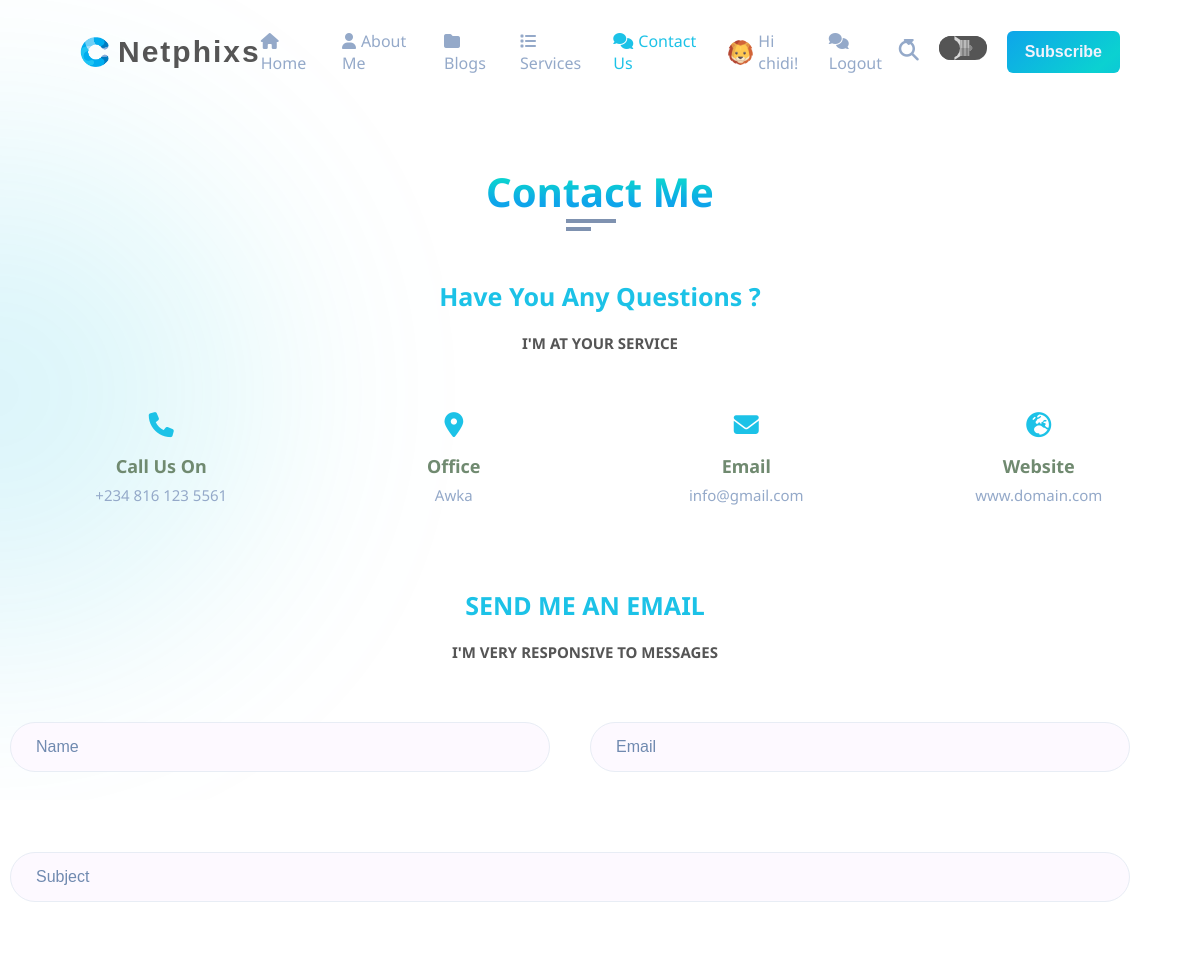
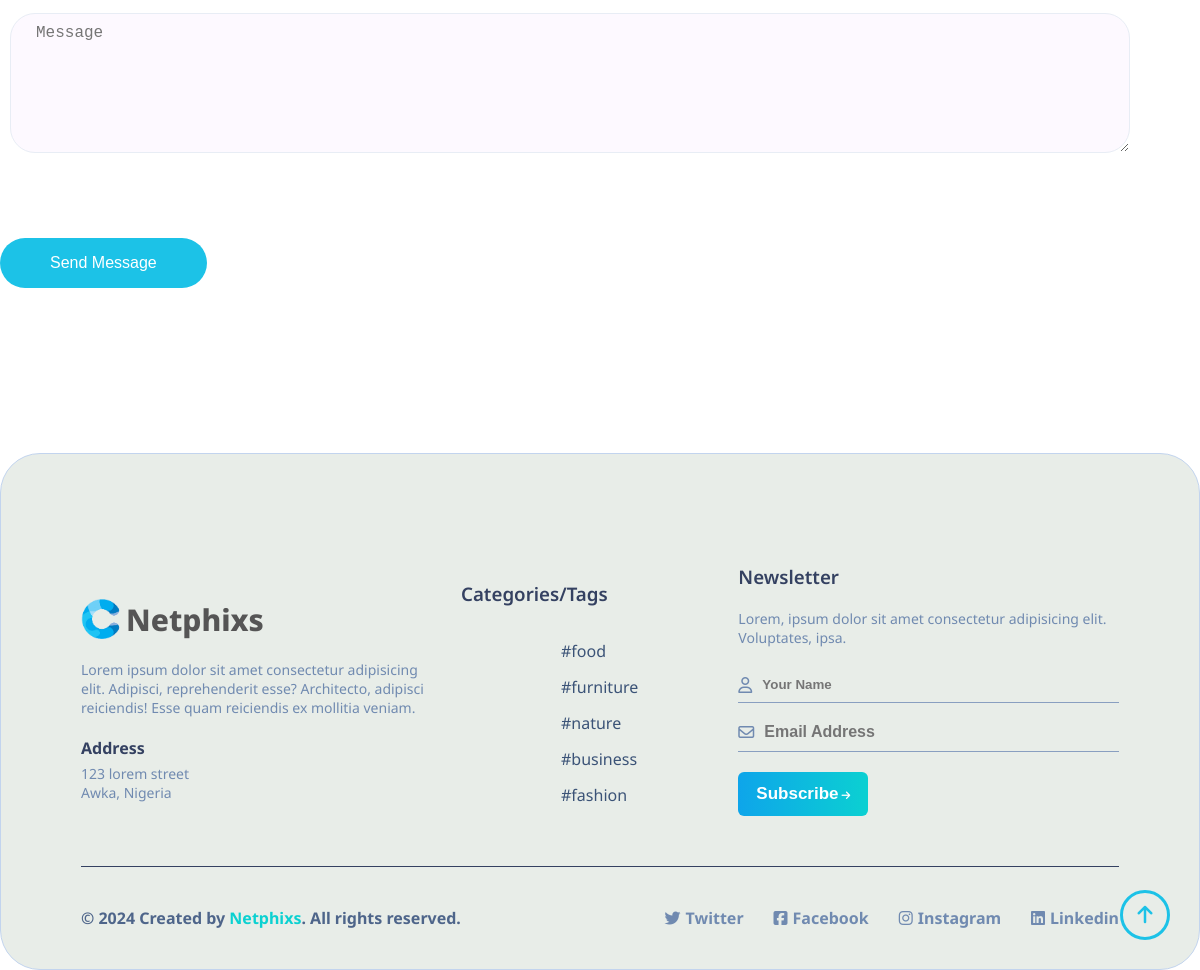
Page /contact/ (signed in) on the committed database (2 pictures, top to bottom).
### core/models.py (models this page shows, shortened)
class Profile(models.Model):
    user = models.OneToOneField(User, on_delete=models.CASCADE, related_name="profile")
    name = models.CharField(max_length=50, null=True, blank=True)
    email = models.EmailField(max_length=50, null=True, blank=True)
    created = models.DateField(auto_now_add=True)
    image = models.ImageField(upload_to=user_directory_path, null=True, verbose_name='Picture', blank=True,
                              default="default.jpg")

class ContactInfo(models.Model):
    phone = models.CharField( max_length=500)
    email_info = models.CharField( max_length=500)
    office = models.CharField( max_length=500)
    website = models.CharField( max_length=500)
    created = models.DateTimeField(auto_now=True)

### blog/models.py (models this page shows, shortened)
class Tag(models.Model):
    title = models.CharField(max_length=255, verbose_name="Tag")
    image = models.ImageField(upload_to=user_directory_path, verbose_name="Tag Images")
    slug = models.SlugField(null=False, unique=True, default=uuid.uuid1)
    author = models.ForeignKey(User, on_delete=models.CASCADE, default=1)
    class Meta:
        verbose_name = "Tag"
        verbose_name_plural = "Tags"

### core/views.py (the view, shortened to what this page needs)
# urls.py: path('contact/', views.contact, name='contact'),
def contact(request):
    contactinfos = ContactInfo.objects.latest('created')
    category = Categorys.objects.all()
    tags = Tag.objects.all()
    context = {
        'contactinfos': contactinfos,
        'category': category,
        'tags': tags,
    }
    return render(request, 'contact.html', context)

### templates/contact.html (shortened to what this page needs)
{% extends "base.html" %}
{% load static %}
{% block header %} {% include "header.html" %} {% endblock header %}
{% block content %}
<section class="contact section" id="contact">
  <div class="container padd">
    <div class="row">
      <div class="section-title padd-15">
        <h2>Contact Me</h2>
      </div>
    </div>
    <h3 class="contact-title padd-15">Have You Any Questions ?</h3>
    <h4 class="contact-sub-title padd-15">I'M AT YOUR SERVICE</h4>
    <div class="row">
      <div class="contact-info-item padd-15">
        <div class="icon">
          <i class="fa fa-phone"></i>
        </div>
        <h4>Call Us On</h4>
        <p>{{contactinfos.phone}}</p>
      </div>
      <div class="contact-info-item padd-15">
        <div class="icon">
          <i class="fa fa-map-marker-alt"></i>
        </div>
        <h4>office</h4>
        <p>{{contactinfos.office}}</p>
      </div>
      <div class="contact-info-item padd-15">
        <div class="icon">
          <i class="fa fa-envelope"></i>
        </div>
        <h4>Email</h4>
        <p>{{contactinfos.email_info}}</p>
      </div>
      <div class="contact-info-item padd-15">
        <div class="icon">
          <i class="fa fa-globe-europe"></i>
        </div>
        <h4>Website</h4>
        <p>{{contactinfos.website}}</p>
      </div>
    </div>
    <div class="row padd padd-15 flex">
      <div class="row" style="flex: 0 0 100%; width: 100%;">
        <h3 class="contact-title padd-15" style="margin-top: 50px; flex: 0 0 100%;">
          SEND ME AN EMAIL
        </h3>
        <h4 class="contact-sub-title padd-15" style=" flex: 0 0 100%;">
          I'M VERY RESPONSIVE TO MESSAGES
        </h4>
        <div class="row" style="flex: 0 0 100%;">
          <div class="contact-form padd-15">
            <form action="{% url 'contact' %}" id="post-form" method="POST">
              <div class="row">
                <div class="form-item col-6 padd-15">
                  <div class="form-group">
                    <input
                      type="text"
                      name="name"
                      id="name"
                      class="form-control"
                      placeholder="Name"
                      required
                    />
                  </div>
                </div>
                <div class="form-item col-6 padd-15">
                  <div class="form-group">
                    <input
                      type="email"
                      name="email"
                      id="email"
                      class="form-control"
                      placeholder="Email"
                      required
                    />
                  </div>
                </div>
              </div>
              <div class="row">
                <div class="form-item col-12 padd-15">
                  <div class="form-group">
                    <input
                      type="text"
                      name="subject"
                      id="subject"
                      class="form-control"
                      placeholder="Subject"
                    />
                  </div>
                </div>
              </div>
              <div class="row">
                <div class="form-item col-12 padd-15">
                  <div class="form-group">
                    <textarea
                      name="message"
                      id="message"
                      class="form-control"
                      placeholder="Message"
                      required
                    ></textarea>
                  </div>
                </div>
              </div>
              <div class="row">
                <div class="form-item col-12 padd-15">
                  <button type="submit" class="btn">Send Message</button>
                </div>
              </div>
            </form>
          </div>
        </div>
      </div>
    </div>
  </div>
</section>
{% endblock content %}
{% block footer %}{% include "footer.html" %}{% endblock footer %}

### templates/header.html (shortened to what this page needs)
{% load static %}
<header id="header">
    <nav class="container1 flex">
      <div class="logo flex">
        <div class="logoimg">
          <img src="{% static '' %}assests/images/img/logo.png" alt="" />
        </div>
        <a href="{% url "index" %}"><h1>Netphixs</h1></a>
      </div>
      <div class="navlist flex">
        <ul class="flex">
          <li><a href="{% url "index" %}" class="active"><i class="fa fa-home"></i>Home</a></li>
          <li><a href="{% url "about" %}"><i class="fa fa-user"></i>About Me</a></li>
          <li><a href="{% url "post-list" %}"><i class="fa-solid fa-folder"></i>Blogs</a></li>
          <li><a href="{% url "service" %}"><i class="fa fa-list"></i>Services</a></li>
          <li><a href="{% url "contact" %}"><i class="fa fa-comments"></i>Contact Us</a></li>
          {% if request.user.is_authenticated %}
          <li><a href="{% url 'profile' username=user.username %}" style="display: flex; align-items: center; gap: 5px;">
            <img src="{{user.profile.image.url}}" style="width: 25px; height: 25px; border-radius: 50%; " alt="" >
            <span>Hi {{user.username}}!</span>
          </a></li>
          {% endif %}
          <li class="dropdown" >
            {% if request.user.is_authenticated %}
            <a href="{% url 'logout' %}"><i class="fa fa-comments"></i>Logout</a>
            {% else %}
                <a href="{% url 'login' %}"><i class="fa fa-comments"></i>Login</a>
            {% endif %}
            <i class="fa fa-sort-desc dropdown-toggle" aria-hidden="true"></i>
          </li>
        </ul>
      </div>
      <div class="searchdarksub flex">
        <div class="searchbar">
          <i class="fa-solid fa-magnifying-glass"></i>
        </div>
        <div class="toggle-switch">
          <input
            type="checkbox"
            class="l toggle-checkbox"
            name="toggle-switch"
            id="toggleSwitch"
          />
        </div>
        <button class="btn-subs" ><a href="#footer">Subscribe</a></button>
      </div>
    </nav>
  </header>

### templates/footer.html (shortened to what this page needs)
{% load static %}
<footer class="container" id="footer">
    <section class="footersec flex">
      <div class="logofooter">
        <div class="logof">
          <a href="/" class="flex">
            <img src="{% static '' %}assests/images/img/logo.png" alt="" />
            <h1>Netphixs</h1>
          </a>
        </div>
        <p>
          Lorem ipsum dolor sit amet consectetur adipisicing elit. Adipisci,
          reprehenderit esse? Architecto, adipisci reiciendis! Esse quam
          reiciendis ex mollitia veniam.
        </p>
        <h4>Address</h4>
        <p>123 lorem street</p>
        <p>Awka, Nigeria</p>
      </div>
      <div class="categoriesfooter">
        <h3>Categories/Tags</h3>
        <div class="flex">
          <div class="catefbx">
            <ul class="catefbxa">
              {% for tag in tags|slice:":5" %}
              <li><a href="{% url "tags" tag.slug %}">#{{tag.title}}</a></li>
              {% endfor %}
          </div>
        </div>
      </div>
      <div class="newsletterfooter">
        <h3>Newsletter</h3>
        <p>
          Lorem, ipsum dolor sit amet consectetur adipisicing elit.
          Voluptates, ipsa.
        </p>
        <form action="{% url "newsletter" %}" method="POST" id="newsletter-form" class="flex">
          <div class="flex">
              <i class="fa-regular fa-user"></i>
              <input type="name" name="name" placeholder="Your Name" id="name" />
          </div>
          <div class="flex">
              <i class="fa-regular fa-envelope"></i>
              <input type="email" name="email" placeholder="Email Address" id="email" />
          </div>
          <button type="submit">
              Subscribe<i class="fa-solid fa-arrow-right"></i>
          </button>
      </form>
      </div>
    </section>
    <div class="themeauthor container flex">
      <div class="createdby">
        <h4>
          &copy; 2024 Created by
          <a href="/" target="_blank" title="">Netphixs</a>. All rights
          reserved.
        </h4>
      </div>
      <div class="social flex">
        <div class="social-icon">
          <a href="#" class="flex">
            <i class="fa-brands fa-twitter"></i>
            <h4>Twitter</h4>
          </a>
        </div>
        <div class="social-icon">
          <a href="#" class="flex">
            <i class="fa-brands fa-square-facebook"></i>
            <h4>Facebook</h4>
          </a>
        </div>
        <div class="social-icon">
          <a href="#" class="flex">
            <i class="fa-brands fa-instagram"></i>
            <h4>Instagram</h4>
          </a>
        </div>
        <div class="social-icon">
          <a href="#" class="flex">
            <i class="fa-brands fa-linkedin"></i>
            <h4>Linkedin</h4>
          </a>
        </div>
      </div>
    </div>
  </footer>
    <a class="back-to-top active" data-back-to-top aria-label="back-to-top" href="#top"><i class="fa fa-arrow-up" aria-hidden="true"></i></a>

### static/assests/css/profile-update.css (style rules this page uses)
* { padding: 0; margin: 0; box-sizing: border-box; }
body { font-family: Noto Sans, sans-serif; scroll-behavior: smooth; transition: 0.3s all; }
.form-group { margin-bottom: 20px; padding: 0 10px; }
input[type="text"], input[type="email"], .select option, .select, #id_tag, #id_content, #id_title, input[type="password"] { width: 100%; padding: 10px; border: 1px solid #94a9c9; border-radius: 5px; box-sizing: border-box; font-size: 16px; }
textarea { width: 100%; padding: 10px; resize: vertical; border: 1px solid #94a9c9; border-radius: 5px; min-height: 140px; box-sizing: border-box; font-size: 16px; }
.form-group input::placeholder { color: #708ab0; }

### static/assests/css/skin/color-1.css (style rules this page uses)
:root { --skin-color: #1cc2e7; }

### static/assests/css/darkmode.css (style rules this page uses)
:root { --bg-black-900-1: #0f172a; --bg-black-100-1: #222222; --bg-black-50-1: #393939; --text-black-900-1: #ffffff; --text-black-700-1: #e9e9e9; --bar-black-600-1: rgba(45, 46, 46, 0.35); --bar-black-500-1: rgba(139, 136, 184, 0.35); --bar-black-500-1: rgba(139, 136, 184, 0.35); --bar-footer-1: #040b14; }
.body .contact-sub-title, .contact .contact-info-item h4 { color: #708a70; }

### rows in the picture
ContactInfo: phone "+234 816 123 5561", office "Awka", email_info "info@gmail.com", website "www.domain.com"
Tag: title "food"
Tag: title "furniture"
Tag: title "nature"
Tag: title "business"
Tag: title "fashion"

### other values in the picture
{{ user.username }} "chidi"
